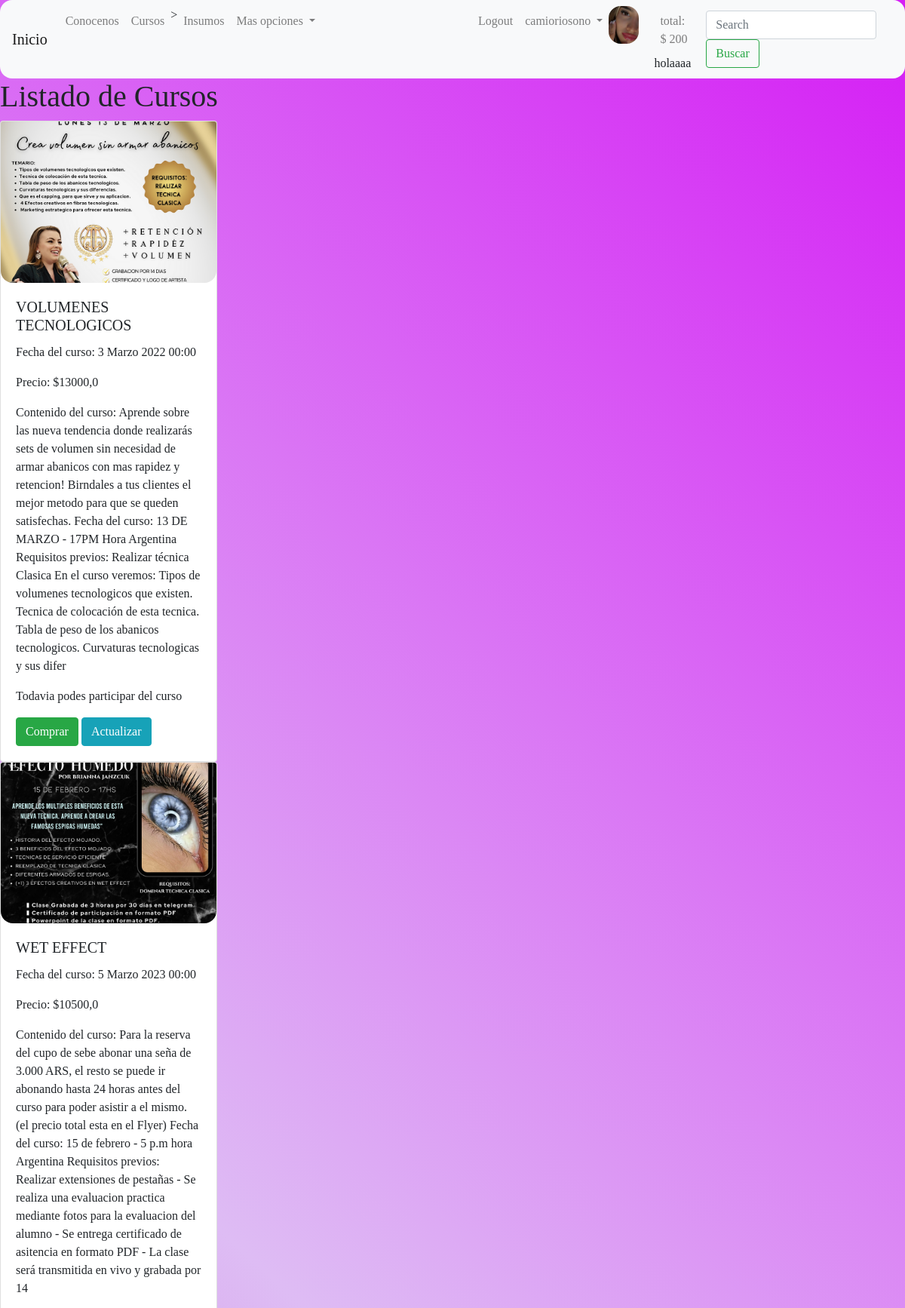
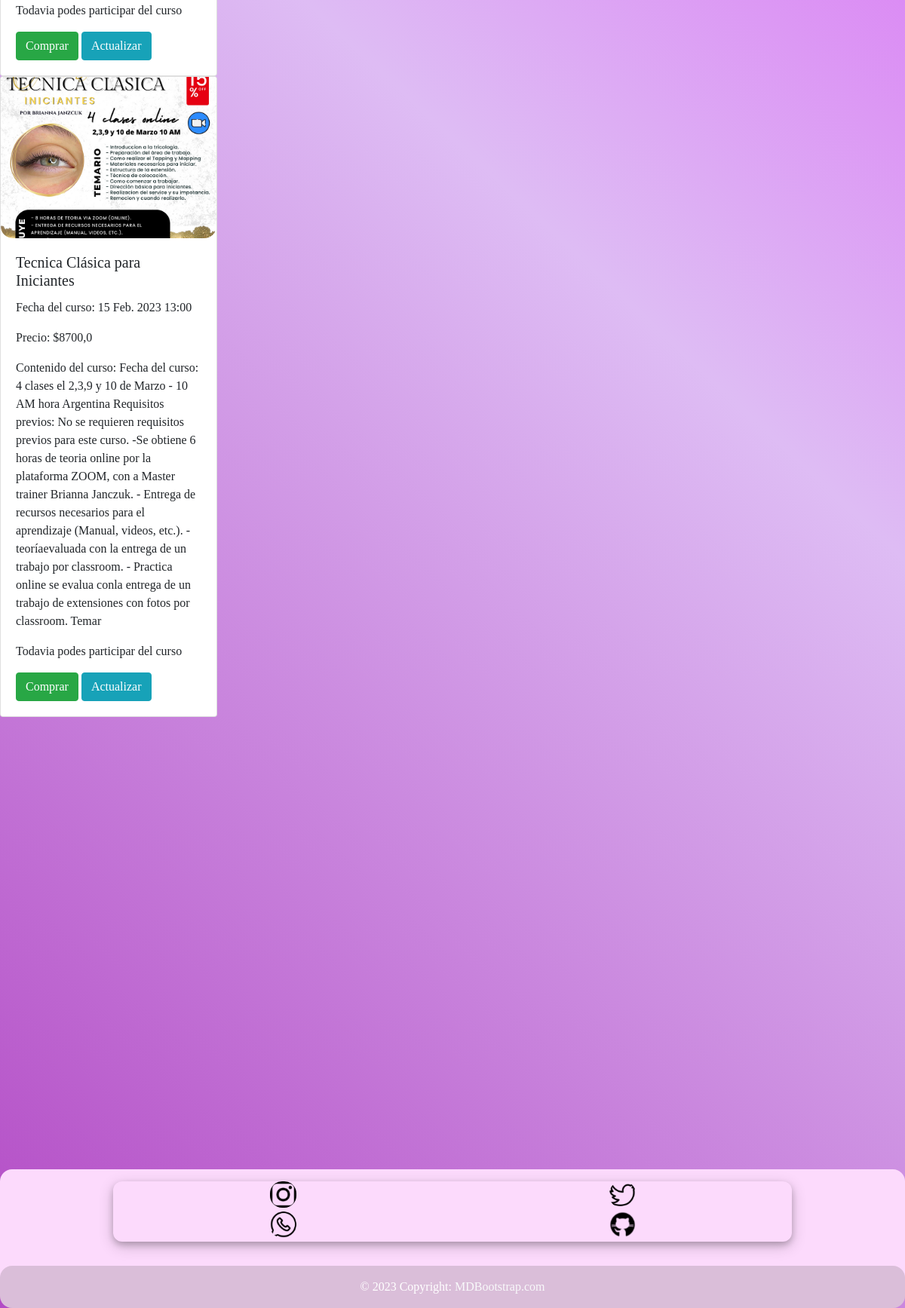
Screenshot of /workshops/list-workshops/ (signed in) with the database file from the repository (2 pictures, top to bottom).
### users/models.py (models this page shows, shortened)
class UserProfile(models.Model):
    user = models.OneToOneField(User, on_delete=models.CASCADE, related_name='profile')
    phone = models.CharField(max_length=25, null=True, blank=True)
    birth_date = models.DateField(null=True, blank=True)
    profile_picture = models.ImageField(upload_to='profile_images', null=True, blank=True)

### workshops/models.py (models this page shows, shortened)
class Workshops(models.Model):
    name = models.CharField(max_length=100)
    date = models.DateTimeField()
    current = models.BooleanField()
    price = models.FloatField()
    workshop_image = models.ImageField(upload_to= 'workshops_images',blank=True, null=True)
    description = models.CharField(max_length=500)

### workshops/views.py (the view)
# urls.py: path('list-workshops/', list_workshops),
def list_workshops(request):
    if 'search' in request.GET:
        search = request.GET['search']
        workshops = Workshops.objects.filter(name__incontains=search)
    else:
        workshops = Workshops.objects.all()
        context = {
            'workshops':workshops,
        }
        return render(request,'workshops/list_workshops.html', context=context)

### shoppingcart/context_processor.py (called while the page is built)
def total_trolley(request):
    total=200
    if 'trolley' in request.session:
        for key,value in request.session['trolley'].items():
            total= total +(float(value['price'])* value['amount'])
    return{'total_trolley': total}

### templates/workshops/list_workshops.html (shortened to what this page needs)
{% extends 'base.html' %}
{% block content %}
    <h1> Listado de Cursos</h1>
                {% for workshop in workshops %}
                <div class="card" style="width: 18rem;" >
                    <img src= {{workshop.workshop_image.url}} class="card-img-top">
                    <div class="card-body">
                    <h5 class="card-title">{{workshop.name}}</h5>
                    <p class="card-text">Fecha del curso: {{workshop.date}}</p>
                    <p class="card-text">Precio: ${{workshop.price}}</p>
                    <p class="card-text">Contenido del curso: {{workshop.description}}</p>
                    {% if workshop.current == True %}
                        <p>Todavia podes participar del curso</p>
                    {% else %}
                        <p>El curso expiro, proximamente habra nuevas fechas</p>
                    {% endif %}
                    <a href="#" class="btn btn-success">Comprar</a>
                    <a href="/workshops/update-workshops/{{workshop.id}}/" class="btn btn-info">Actualizar</a>
                    </div>
                </div>
                 {% endfor %}
{% endblock %}

### templates/base.html (shortened to what this page needs)
<!DOCTYPE html>
<html lang="en">
<head>
    <link rel="stylesheet" href="https://cdn.jsdelivr.net/npm/bootstrap@4.6.2/dist/css/bootstrap.min.css"
>
</head>
<body>
    <header>
        <nav class="navbar navbar-expand-lg navbar-light bg-light" >
            <a class="navbar-brand" href="/">Inicio</a>
            <div class="collapse navbar-collapse" id="navbarScroll">
                <ul class="navbar-nav mr-auto my-2 my-lg-0 navbar-nav-scroll" style="max-height: 150px;">
                    <li class="nav-item">
                    <a class="nav-link" href='/about/'> Conocenos</a>
                    </li>
                    <li class="nav-item">
                    <a class="nav-link" href="/workshops/list-workshops/">Cursos</a>
                    </li>>
                    <li class="nav-item">
                        <a class="nav-link" href="/supplies/list-supplies/">Insumos</a>
                    </li>
                    <li class="nav-item dropdown">
                        <a class="nav-link dropdown-toggle" href="#" role="button" data-toggle="dropdown" aria-expanded="false">
                            Mas opciones
                        </a>
                    <li class="nav-item" style="margin-right: 200px;">
                    {% if request.user.is_authenticated %}
                        <li class="nav-item">
                            <a class="nav-link" href="/users/logout/">Logout</a>
                        </li>
                        <li class="nav-item dropdown">
                            <a class="nav-link dropdown-toggle" href="/users/update/" role="button" data-toggle="dropdown" aria-expanded="false">
                                {{request.user.username}}
                            </a>
                        </li>
                       {% if request.user.profile.profile_picture.url != '' %}
                            <img src="{{ request.user.profile.profile_picture.url}}" alt="profile_picture" width="50px" height="50px" style="margin-right: 20px;">
                        {% endif %}
                    {% endif %}
                   <li class="nav-item" style="margin-right: 10px;">
                            <a class="nav-link" href="/shoppingcart/shop/">total: $ {{total_trolley}}</a>
                        {% include 'shoppingcart/widget.html'%}
                    </li>
                </ul>
                <form class="form-inline my-2 my-lg-0" action="/supplies/list-supplies/" method="GET">
                    <input class="form-control mr-sm-2" type="search" placeholder="Search" aria-label="Search" name="search">
                    <button class="btn btn-outline-success my-2 my-sm-0" type="submit">Buscar</button>
                </form>
            </div>
        </nav>
        </header>
    {% block content %}
    {% endblock %}
    <footer class="bg-muted text-center text-white" style="margin-top:600px;">
        <div class="container p-3 pb-0">
            <section class="mb-3">
            <a href="https://www.instagram.com/"><img src="/media/icons/instagram.ico" width="35" height="35" role="button"></a>
            <a href="https://www.twitter.com/"><img src="/media/icons/twitter.ico" width="35" height="35" role="button"></a>
            <a href="https://www.whatsapp.com/"><img src="/media/icons/whatsapp.ico" width="35" height="35" role="button"></a>
            <a href="https://www.github.com/accccastle/"><img src="/media/icons/github1.png.ico" width="35" height="35" role="button"></a>
            </section>
        </div>
        <div class="text-center p-3" style="background-color: rgba(83, 77, 77, 0.2);">
            © 2023 Copyright:
            <a class="text-light" href="https://mdbootstrap.com/">MDBootstrap.com</a>
        </div>
    </footer>
</body>
</html>

### templates/base.html (style rules this page uses)
* { border-radius: 16px }
* { box-sizing: border-box; padding: 0; margin: 0; }
body { font-family: 'Playfair Display', serif; display: grid; background-color: #491bd4; background-image: linear-gradient(43deg, #b34bc5 0%, #debcf4 46%, #d51df5 100%); align-content: center; min-height: 100vh; }
section { display: grid; grid-template-columns: 1fr 1fr; min-height: 10vh; width: 75vw; margin: 0 auto; box-shadow: 0 4px 8px 0 rgba(0, 0, 0, 0.2), 0 6px 20px 0 rgba(0, 0, 0, 0.19); border-radius: 12px }
body { background-color: rgb(90, 33, 98); }
footer { background-color: rgb(252, 218, 252); }

### rows the page displays
Workshops: workshop_image (picture), name "VOLUMENES TECNOLOGICOS", date "3 Marzo 2022 00:00", price "13000,0", description "Aprende sobre las nueva tendencia donde realizarás sets de volumen sin necesidad de armar abanicos con mas rapidez y retencion! Birndales a tus clientes el mejor metodo para que se queden satisfechas. Fecha del curso: 13 DE MARZO - 17PM Hora Argentina Requisitos previos: Realizar técnica Clasica En el curso veremos: Tipos de volumenes tecnologicos que existen. Tecnica de colocación de esta tecnica. Tabla de peso de los abanicos tecnologicos. Curvaturas tecnologicas y sus difer", current "Todavia podes participar del curso"
Workshops: workshop_image (picture), name "WET EFFECT", date "5 Marzo 2023 00:00", price "10500,0", description "Para la reserva del cupo de sebe abonar una seña de 3.000 ARS, el resto se puede ir abonando hasta 24 horas antes del curso para poder asistir a el mismo. (el precio total esta en el Flyer) Fecha del curso: 15 de febrero - 5 p.m hora Argentina Requisitos previos: Realizar extensiones de pestañas - Se realiza una evaluacion practica mediante fotos para la evaluacion del alumno - Se entrega certificado de asitencia en formato PDF - La clase será transmitida en vivo y grabada por 14", current "Todavia podes participar del curso"
Workshops: workshop_image (picture), name "Tecnica Clásica para Iniciantes", date "15 Feb. 2023 13:00", price "8700,0", description "Fecha del curso: 4 clases el 2,3,9 y 10 de Marzo - 10 AM hora Argentina Requisitos previos: No se requieren requisitos previos para este curso. -Se obtiene 6 horas de teoria online por la plataforma ZOOM, con a Master trainer Brianna Janczuk. - Entrega de recursos necesarios para el aprendizaje (Manual, videos, etc.). - teoríaevaluada con la entrega de un trabajo por classroom. - Practica online se evalua conla entrega de un trabajo de extensiones con fotos por classroom. Temar", current "Todavia podes participar del curso"

### other values shown
{{ request.user.username }} "camioriosono"
{{ total_trolley }} "200"
